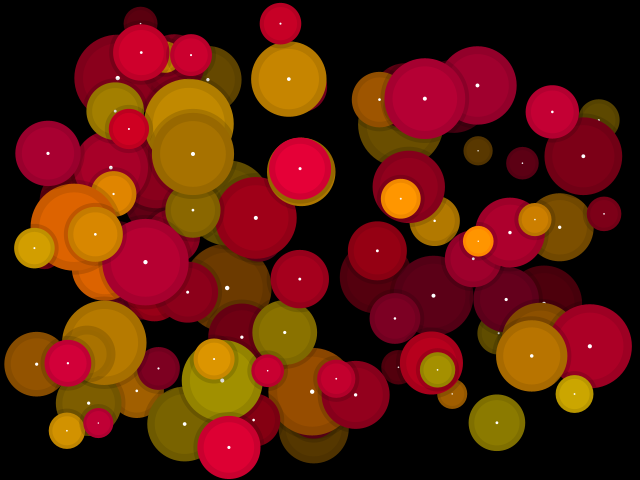
Frame 1 (no input)
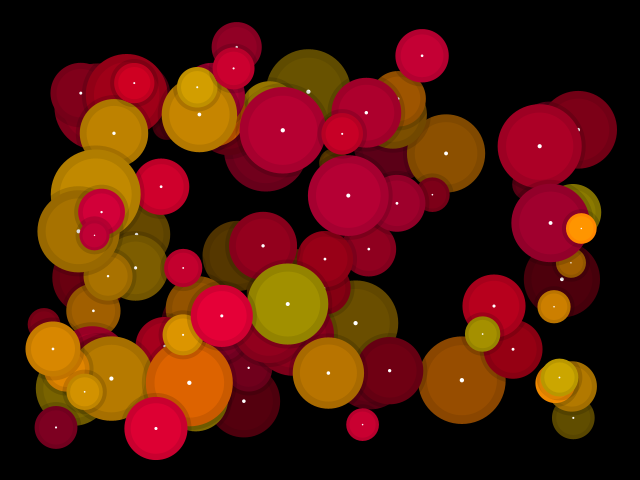
Frame 60 (the mouse pressed at the canvas centre just before this capture)
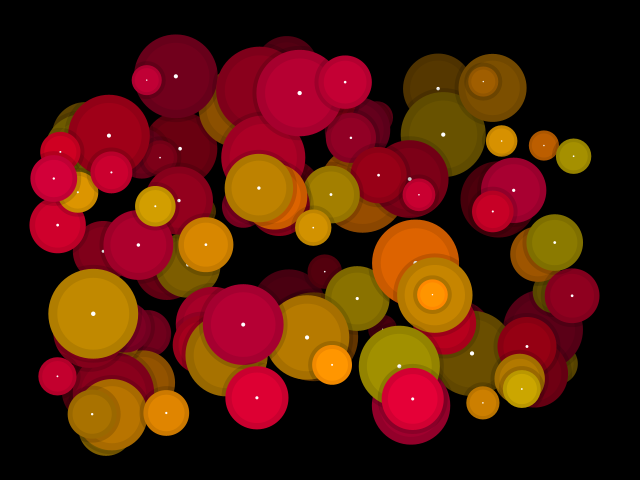
Frame 120 (the mouse held since frame 60 and released just before this capture)

The Processing sketch that drew these frames (run headless with seeded random() and noise(); from frame 60 on, the mouse is pressed at the canvas centre):

// Processing sketch: example07_no_d
// ── example07_no_d.pde
/////////////////////////////////////////////// всё о шариках
float offsx = 0, offsy = 0, offsc = 0.1, speed = 1.15, radius = 40, reaction = 0.01, falloff = 0.8, border = 1.0;
int count = 100;
boolean deep = true, shdw = true;

class c_circ
{
  float rad, bord, x, y, dx, dy, xx, yy, ddx, ddy;
  color c;
  c_circ()
  {
    rad  = random(radius * 0.35, radius * 1.15); bord = rad * border;
    xx = x = random(bord, width - bord);
    yy = y = random(bord, height - bord);
    float d = random(3, 5) * speed;
    ddx = 0; dx  = d * zrandom();
    ddy = 0; dy  = d * zrandom();
    if (irandom(1) == 1) c = color(irandom(155, 255), irandom(100, 150), 0); else c = color(irandom(155, 205), 0, irandom(25, 50));
  }
  void regenerate()
  { 
    x += dx; y += dy;
    if ((x > (width - bord)) || (x < bord)) dx = - dx; else if (irandom(37) == 11) dx = - dx;
    if ((y > (height - bord)) || (y < bord)) dy = - dy; else if (irandom(37) == 11) dy = - dy;  
    ddx += (x - xx) * reaction;
    ddy += (y - yy) * reaction;
    ddx *= falloff;
    ddy *= falloff;
    xx += ddx;
    yy += ddy;
  }
  void draw(int i)
  {
    color cc;
    if (deep) { float t = 0.7 * i / count + 0.4; cc = color(red(c) * t, green(c) * t, blue(c) * t); } else cc = c;  
    if (shdw) circle(xx, yy, rad + 4, color(0, 0, 0, 35));
    circle(xx, yy, rad, cc);
    float oc = 1 + offsc;
    circle(xx + offsx * rad * 0.1, yy + offsy * rad * 0.1, 0.8 * rad, color(red(cc) * oc, green(cc) * oc, blue(cc) * oc));
    circle(xx + offsx * rad * 0.25, yy + offsy * rad * 0.25, 0.05 * rad, color(255, 255, 255));
  }
}

c_circ[] circ; 

/////////////////////////////////////////////// обязательные функции
void setup()
{ 
  size(640, 480); smooth(); noStroke(); frameRate(25);
  circ = new c_circ[count];
  for (int i = 0; i < count; i++) circ[i] = new c_circ();  
}

void draw()
{   
  background(0, 0, 0);
  for (int i = 0; i < count; i++)
  { circ[i].regenerate();
    circ[i].draw(i);
  }  
}

/////////////////////////////////////////////// вспомогательные функции
int irandom(int m) { return (int)random(m + 1.0); }
int irandom(int mn, int mx) { return (int)random(mn, mx + 1.0); }
int zrandom() { return 1 - 2 * irandom(1); }

void circle(float x, float y, float r, color c) { fill(c); ellipse(x, y, r * 2, r * 2); }
